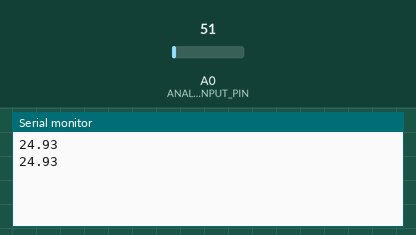
The sketch below on a simulated Arduino Uno, built with avr-gcc and run on an emulated ATmega328P. Shown: the last lines printed to the serial monitor. Inputs (shaded band) come from the test bench; at power-on: A0 (ANALOG_INPUT_PIN) = 51.

Above: at 1.8 s.
1.9 s: A0 (ANALOG_INPUT_PIN) set to 61
At 2.8 s:
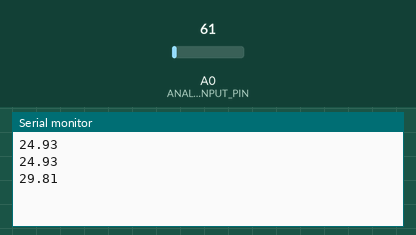
3.4 s: A0 (ANALOG_INPUT_PIN) set to 71
At 4.8 s:
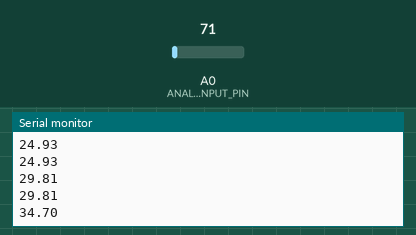
Timing chart, 0 to 6.4 s (numbered marks = the images above; inputs shaded):
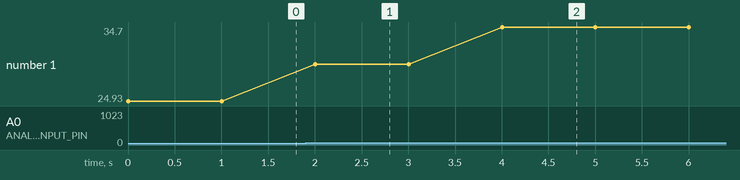

The sketch:

lm35-reading.ino
```cpp
// (licence header left out)
#define ANALOG_INPUT_PIN A0


void setup() {
  Serial.begin(2400);
}


void loop() {
  int raw_value = analogRead(ANALOG_INPUT_PIN);

  float temperature = raw_value * 0.488758;

  Serial.println(temperature, 2);

  delay(1000);
}
```

Measured:
- after the input at 1.9 s, the serial monitor: prints a new line after 0.10 s (image 1)
- after the input at 3.4 s, the serial monitor: prints a new line after 0.60 s (image 2)
- plotted number 1: 24.93 → 29.81 after the input at 1.9 s, 29.81 → 34.7 after the input at 3.4 s
